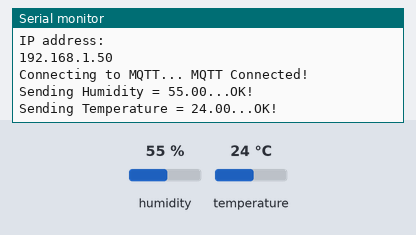
Recording of a sketch running on a simulated ESP32. Parts: the last lines printed to the serial monitor. Inputs (shaded band) come from the test bench; at power-on: humidity 55 %, temperature 24 °C. WiFi joins after 1.5 s; servers stay silent unless stated; no MQTT or app messages arrive unless stated.

Above: at 4.2 s.
4.3 s: humidity set to 22 %
At 9.0 s:
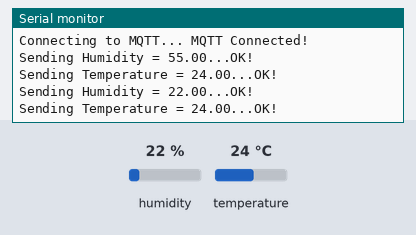
9.9 s: temperature set to 12 °C
At 14.3 s:
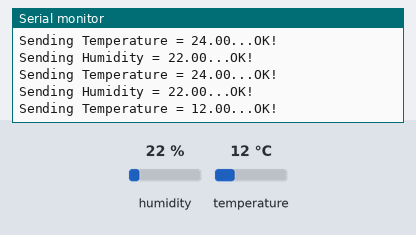
15.5 s: humidity set to 40 %
At 19.6 s:
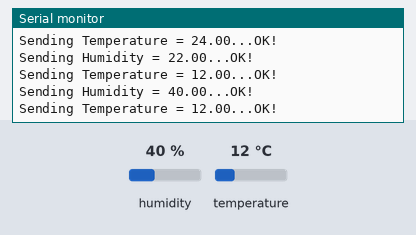
Timing chart, 0 to 21.1 s (numbered marks = the images above; inputs shaded):
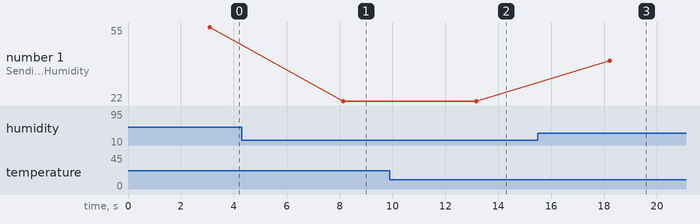

The sketch:

ESP32_adafruitio_HTU21DF.ino
```cpp
// Adafruit MQTT Library ESP32 Adafruit IO SSL/TLS example
// ESP32 + HTU21DF

#include <WiFi.h>
#include "WiFiClientSecure.h"
#include "Adafruit_MQTT.h"
#include "Adafruit_MQTT_Client.h"
#include <Wire.h>
#include "Adafruit_HTU21DF.h"

#define WLAN_SSID "iPhone 12 pro"
#define WLAN_PASS "Ihateswimming"

Adafruit_HTU21DF htu = Adafruit_HTU21DF();

/************************* Adafruit.io Setup *********************************/
#define AIO_SERVER      "io.adafruit.com"

// Using port 8883 for MQTTS
#define AIO_SERVERPORT  8883

// Adafruit IO Account Configuration
// (to obtain these values, visit https://io.adafruit.com and click on Active Key)
#define AIO_USERNAME "00953006"
#define AIO_KEY      "aio_MnZs79CrSavfWBiJ0vUGpssNSZWn"

/************ Global State (you don't need to change this!) ******************/

// WiFiFlientSecure for SSL/TLS support
WiFiClientSecure client;

// Setup the MQTT client class by passing in the WiFi client and MQTT server and login details.
Adafruit_MQTT_Client mqtt(&client, AIO_SERVER, AIO_SERVERPORT, AIO_USERNAME, AIO_KEY);

// io.adafruit.com root CA
const char* adafruitio_root_ca = \
    "-----BEGIN CERTIFICATE-----\n" \
    "MIIDrzCCApegAwIBAgIQCDvgVpBCRrGhdWrJWZHHSjANBgkqhkiG9w0BAQUFADBh\n" \
    "MQswCQYDVQQGEwJVUzEVMBMGA1UEChMMRGlnaUNlcnQgSW5jMRkwFwYDVQQLExB3\n" \
    "d3cuZGlnaWNlcnQuY29tMSAwHgYDVQQDExdEaWdpQ2VydCBHbG9iYWwgUm9vdCBD\n" \
    "QTAeFw0wNjExMTAwMDAwMDBaFw0zMTExMTAwMDAwMDBaMGExCzAJBgNVBAYTAlVT\n" \
    "MRUwEwYDVQQKEwxEaWdpQ2VydCBJbmMxGTAXBgNVBAsTEHd3dy5kaWdpY2VydC5j\n" \
    "b20xIDAeBgNVBAMTF0RpZ2lDZXJ0IEdsb2JhbCBSb290IENBMIIBIjANBgkqhkiG\n" \
    "9w0BAQEFAAOCAQ8AMIIBCgKCAQEA4jvhEXLeqKTTo1eqUKKPC3eQyaKl7hLOllsB\n" \
    "CSDMAZOnTjC3U/dDxGkAV53ijSLdhwZAAIEJzs4bg7/fzTtxRuLWZscFs3YnFo97\n" \
    "nh6Vfe63SKMI2tavegw5BmV/Sl0fvBf4q77uKNd0f3p4mVmFaG5cIzJLv07A6Fpt\n" \
    "43C/dxC//AH2hdmoRBBYMql1GNXRor5H4idq9Joz+EkIYIvUX7Q6hL+hqkpMfT7P\n" \
    "T19sdl6gSzeRntwi5m3OFBqOasv+zbMUZBfHWymeMr/y7vrTC0LUq7dBMtoM1O/4\n" \
    "gdW7jVg/tRvoSSiicNoxBN33shbyTApOB6jtSj1etX+jkMOvJwIDAQABo2MwYTAO\n" \
    "BgNVHQ8BAf8EBAMCAYYwDwYDVR0TAQH/BAUwAwEB/zAdBgNVHQ4EFgQUA95QNVbR\n" \
    "TLtm8KPiGxvDl7I90VUwHwYDVR0jBBgwFoAUA95QNVbRTLtm8KPiGxvDl7I90VUw\n" \
    "DQYJKoZIhvcNAQEFBQADggEBAMucN6pIExIK+t1EnE9SsPTfrgT1eXkIoyQY/Esr\n" \
    "hMAtudXH/vTBH1jLuG2cenTnmCmrEbXjcKChzUyImZOMkXDiqw8cvpOp/2PV5Adg\n" \
    "06O/nVsJ8dWO41P0jmP6P6fbtGbfYmbW0W5BjfIttep3Sp+dWOIrWcBAI+0tKIJF\n" \
    "PnlUkiaY4IBIqDfv8NZ5YBberOgOzW6sRBc4L0na4UU+Krk2U886UAb3LujEV0ls\n" \
    "YSEY1QSteDwsOoBrp+uvFRTp2InBuThs4pFsiv9kuXclVzDAGySj4dzp30d8tbQk\n" \
    "CAUw7C29C79Fv1C5qfPrmAESrciIxpg0X40KPMbp1ZWVbd4=\n" \
    "-----END CERTIFICATE-----\n";

/****************************** Feeds ***************************************/

// Setup a feed called 'test' for publishing.
// Notice MQTT paths for AIO follow the form: <username>/feeds/<feedname>
Adafruit_MQTT_Publish humid = Adafruit_MQTT_Publish(&mqtt, AIO_USERNAME "/feeds/humidity");
Adafruit_MQTT_Publish temp = Adafruit_MQTT_Publish(&mqtt, AIO_USERNAME "/feeds/temperature");

/*************************** Sketch Code ************************************/

void setup() {
  Serial.begin(115200);
  htu.begin();

  Serial.println(F("Adafruit IO MQTTS (SSL/TLS) Example"));

  // Connect to WiFi access point.
  Serial.println(); Serial.println();
  Serial.print("Connecting to ");
  Serial.println(WLAN_SSID);

  delay(1000);

  WiFi.begin(WLAN_SSID, WLAN_PASS);
  delay(2000);

  while (WiFi.status() != WL_CONNECTED) {
    delay(500);
    Serial.print(".");
  }
  Serial.println();

  Serial.println("WiFi connected");
  Serial.println("IP address: "); Serial.println(WiFi.localIP());

  // Set Adafruit IO's root CA
  client.setCACert(adafruitio_root_ca);
}

void loop() {
  // Ensure the connection to the MQTT server is alive (this will make the first
  // connection and automatically reconnect when disconnected).  See the MQTT_connect
  // function definition further below.
  MQTT_connect();

  float h = htu.readHumidity();
  float t = htu.readTemperature();

  // Now we can publish stuff!
  Serial.print(F("\nSending Humidity = "));
  Serial.print(h);
  Serial.print("...");
  if (! humid.publish(h)) {
    Serial.println(F("Failed"));
  } else {
    Serial.println(F("OK!"));
  }

  Serial.print(F("\nSending Temperature = "));
  Serial.print(t);
  Serial.print("...");
  if (! temp.publish(t)) {
    Serial.println(F("Failed"));
  } else {
    Serial.println(F("OK!"));
  }
  // wait a couple seconds to avoid rate limit
  delay(5000);

}

// Function to connect and reconnect as necessary to the MQTT server.
// Should be called in the loop function and it will take care if connecting.
void MQTT_connect() {
  int8_t ret;

  // Stop if already connected.
  if (mqtt.connected()) {
    return;
  }

  Serial.print("Connecting to MQTT... ");

  uint8_t retries = 3;
  while ((ret = mqtt.connect()) != 0) { // connect will return 0 for connected
       Serial.println(mqtt.connectErrorString(ret));
       Serial.println("Retrying MQTT connection in 5 seconds...");
       mqtt.disconnect();
       delay(5000);  // wait 5 seconds
       retries--;
       if (retries == 0) {
         // basically die and wait for WDT to reset me
         while (1);
       }
  }

  Serial.println("MQTT Connected!");
}
```

Measured:
- after the input at 4.3 s, the serial monitor: prints a new line after 3.8 s (image 1)
- after the input at 9.9 s, the serial monitor: prints a new line after 3.3 s (image 2)
- after the input at 15.5 s, the serial monitor: prints a new line after 2.7 s (image 3)
- plotted number 1: 55 → 22 after the input at 4.3 s, 22 → 40 after the input at 15.5 s
